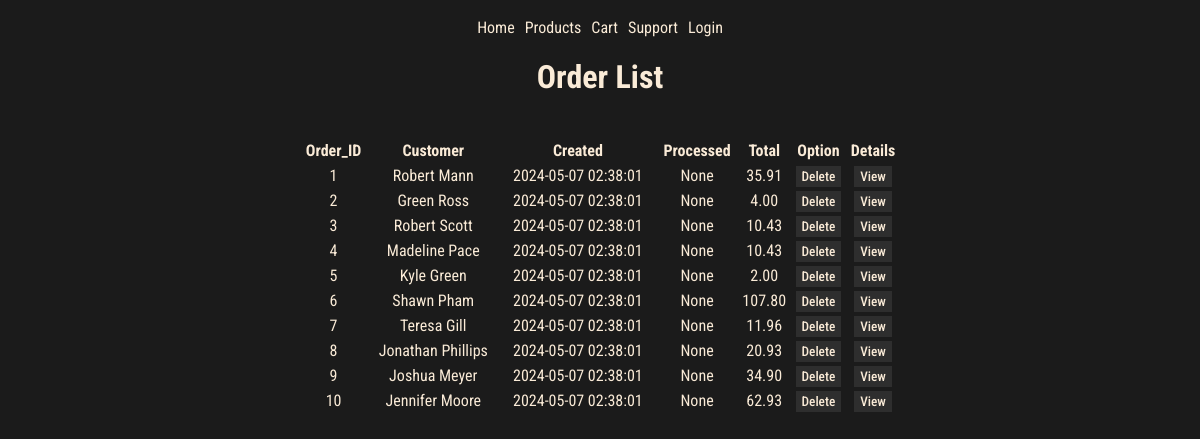
Screenshot of /orders/ with the database file from the repository.
### models.py (models this page shows, shortened)
class Order(db.Model):
    id = mapped_column(Integer, primary_key=True)
    user_id = mapped_column(Integer, ForeignKey(User.id), nullable=False)
    user = relationship("User", back_populates="orders")
    total = mapped_column(Numeric, nullable=False, default=0)
    item = relationship("ProductOrder", back_populates="order", cascade="all, delete-orphan")
    created = mapped_column(DateTime(timezone=True), default=datetime.now().replace(microsecond=0))
    processed = mapped_column(DateTime(timezone=True), nullable=True)
    strategy = mapped_column(String(20))  # Add a column to store the strategy used

class User( UserMixin, db.Model):
    id = mapped_column(Integer, primary_key=True)
    name = mapped_column(String(200), nullable=False)
    phone = mapped_column(String(20), nullable=True)
    orders = relationship("Order", back_populates="user", cascade="all, delete-orphan")
    email =  mapped_column(String(200), nullable=True)
    password = mapped_column(String(200), nullable=True)
    is_admin = mapped_column(Boolean, default=False)

### routes/orders.py (the view)
@orders_bp.route('/')
def orders():
    orders = Order.query.all()
    return render_template('admin/orders.html', orders=orders)

### templates/admin/orders.html
{% extends "base.html" %}
{% block content %}
<h1>Order List</h1>
<table>
    <thead>
        <tr>
            <th>Order_ID</th>
            <th>Customer</th>
            <th>Created</th>
            <th>Processed</th>
            <th>Total</th>
            <th>Option</th>
            <th>Details</th>
        </tr>
    </thead>
    <tbody>
        {% for order in orders %}
        <tr>
            <td>{{ order.id }}</td>
            <td>{{ order.user.name }}</td>
            <td>{{ order.created }}</td>
            <td>{{ order.processed }}</td>
            <td>{{ order.total|round(2) }}</td>
            <td>
                <a href="/orders/{{order.id}}/delete" class="btn"
                    onclick="return confirm('Are you sure to delete?')">Delete</a>
            </td>
            <td><a href="{{ url_for('orders.order_detail', order_id=order.id) }}" class="btn">View</a>
            </td>
        </tr>
        {% endfor %}
    </tbody>
</table>
{% endblock %}

### static/style.css (style rules this page uses)
:root { --font-color: antiquewhite; --background: #1b1b1b; --bg-variant: #2e2e2e; --bg-variant-dark: #1f1e1e; --accent-color: #00a2ff; }
body { display: flex; flex-direction: column; align-items: center; justify-content: center; background-color: var(--background); color: var(--font-color); font-family: "Roboto Condensed", sans-serif; padding: 10px; }
a { color: var(--font-color); text-decoration: none; }
table { margin-top: 20px; width: 100%; border-collapse: collapse; }
th, td { text-align: center; padding: 3px 0; }
.btn { cursor: pointer; font-family: "Roboto Condensed", sans-serif; font-weight: 500; font-size: smaller; background-color: var(--bg-variant); color: var(--font-color); padding: 3px 6px; text-decoration: none; border: 0; }

### rows the page displays
Order: id "1", user.name "Robert Mann", created "2024-05-07 02:38:01", processed "None", total "35.91"
Order: id "2", user.name "Green Ross", created "2024-05-07 02:38:01", processed "None", total "4.00"
Order: id "3", user.name "Robert Scott", created "2024-05-07 02:38:01", processed "None", total "10.43"
Order: id "4", user.name "Madeline Pace", created "2024-05-07 02:38:01", processed "None", total "10.43"
Order: id "5", user.name "Kyle Green", created "2024-05-07 02:38:01", processed "None", total "2.00"
Order: id "6", user.name "Shawn Pham", created "2024-05-07 02:38:01", processed "None", total "107.80"
Order: id "7", user.name "Teresa Gill", created "2024-05-07 02:38:01", processed "None", total "11.96"
Order: id "8", user.name "Jonathan Phillips", created "2024-05-07 02:38:01", processed "None", total "20.93"
Order: id "9", user.name "Joshua Meyer", created "2024-05-07 02:38:01", processed "None", total "34.90"
Order: id "10", user.name "Jennifer Moore", created "2024-05-07 02:38:01", processed "None", total "62.93"
